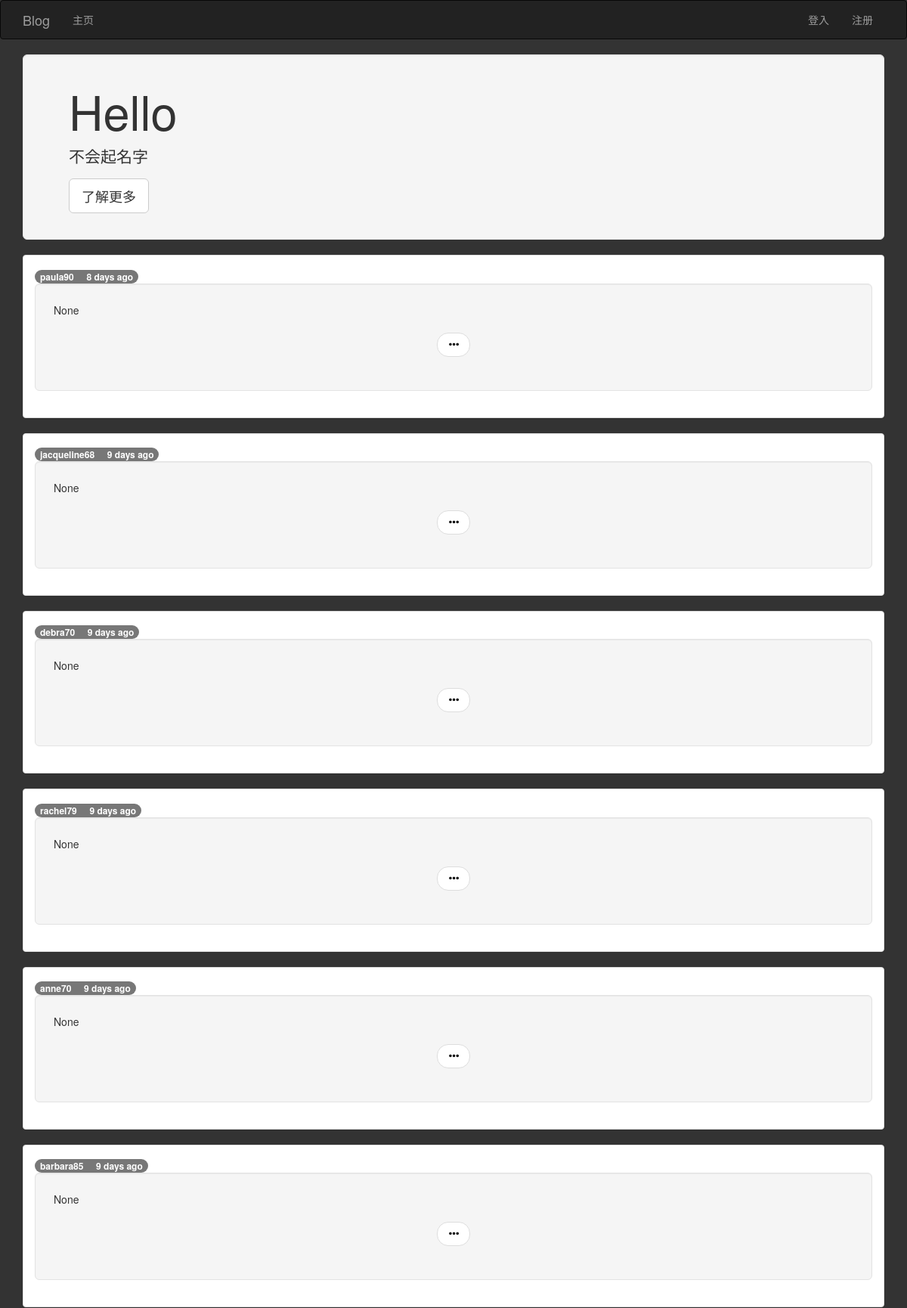
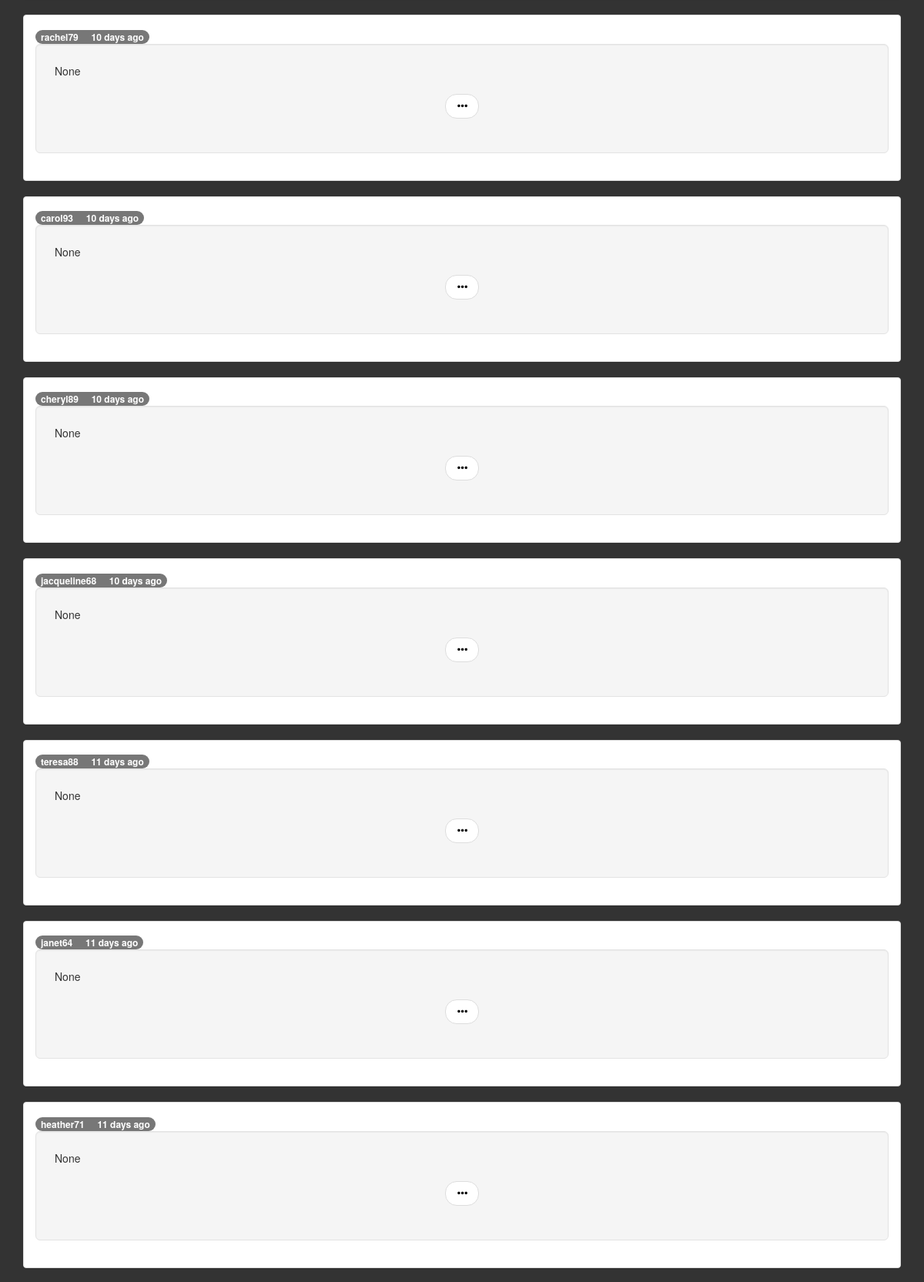
Screenshot of /?page=2 (upper part) with the database file from the repository (2 pictures, top to bottom).
### app/models.py (models this page shows, shortened)
class Post(db.Model):
	__tablename__ = 'posts'
	id = db.Column(db.Integer,primary_key=True)
	title = db.Column(db.String(64))
	subtitle = db.Column(db.String(64))
	body = db.Column(db.Text)
	body_html = db.Column(db.Text)
	body_browse = db.Column(db.Text)
	body_browse_html= db.Column(db.Text)
	timestamp = db.Column(db.DateTime,index=True,default=datetime.utcnow)
	author_id = db.Column(db.Integer,db.ForeignKey('users.id'))
	comments = db.relationship('Comment',backref='post',lazy='dynamic')

class User(UserMixin,db.Model):
	__tablename__ = 'users'
	email = db.Column(db.String(64),unique=True,index=True)
	id = db.Column(db.Integer,primary_key=True)
	username = db.Column(db.String(64),unique=True,index=True)
	role_id = db.Column(db.Integer,db.ForeignKey('roles.id'))
	password_hash = db.Column(db.String(128))
	name = db.Column(db.String(64))
	about_me = db.Column(db.Text())
	memeber_since = db.Column(db.DateTime(),default=datetime.utcnow)
	last_seen = db.Column(db.DateTime(),default=datetime.utcnow)
	posts = db.relationship('Post',backref='author',lazy='dynamic')
	comments = db.relationship('Comment',backref='author',lazy='dynamic')
	@property
	def password(self):
		raise AttributeError("password is not a readable attribute!")

### app/main/views.py (the view)
@main.route('/',methods=['GET','POST'])
def index():
	form = PostForm()
	if current_user.can(Permission.WRITE_ARTICLES) and \
	form.validate_on_submit():
		post = Post(
			body=form.body.data,
			author = current_user._get_current_object())
		db.session.add(post)
		return redirect(url_for('main.index'))
	page = request.args.get('page',1,type=int)
	pagination = Post.query.order_by(Post.timestamp.desc()).paginate(page,
		per_page=20,error_out=False)
	posts = pagination.items
	return render_template('index.html',form=form,posts=posts,pagination=pagination)
	return render_template('index.html')

### app/auth/views.py (called while the page is built)
@auth.before_app_request
def before_request():
	if current_user.is_authenticated:
		current_user.ping()

### app/main/__init__.py (called while the page is built)
@main.app_context_processor
def inject_permissions():
	return dict(Permission=Permission)

### app/models.py (called while the page is built)
	def can(self,permissions):
		return False

### app/templates/index.html (shortened to what this page needs)
{% extends "base.html" %}
{% import "bootstrap/wtf.html"as wtf %}
{%block head%}
{{super()}}
<link rel="stylesheet" type="text/css" href="{{url_for('static',filename='css/base.css')}}">
{%endblock%}
{% block page_content %}
<div class="jumbotron well">
	<h1>Hello</h1>
	<p>不会起名字</p>
	<p><a class="btn btn-default btn-lg" href="{{url_for('main.about')}}" role="button">了解更多</a></p>
</div>
{% include '_posts_browse.html'%}
{% endblock %}

### app/templates/_posts_browse.html
{%for post in posts %}
<div class="panel panel-default">
	<div class="panel-body">
		<a href="{{url_for('main.user',username=post.author.username)}}">
			<span class="badge">
				{{post.author.username}}&nbsp;&nbsp; &nbsp;&nbsp;{{moment(post.timestamp).fromNow()}}
			</span>
		</a>
		<div class="well well-lg">
			{%if post.body_browse_html%}
			{{post.body_browse_html | safe}}
			{%else%}
			{{post.body_browse}}
			{%endif%}
			<nav>
				<ul class="pager">
					<li>
						<a href="{{url_for('main.post',id=post.id)}}">
							<span class="glyphicon glyphicon-option-horizontal"></span>
						</a>
					</li>
				</ul>
			</nav>
		</div>
	</div>
</div>
{%endfor%}

### app/static/css/base.css (style rules this page uses)
body { background-color: #333; }
a { text-decoration:none; color: #000000; }

### rows the page displays
Post: author.username "paula90", timestamp "8 days ago", body_browse "None"
Post: author.username "jacqueline68", timestamp "9 days ago", body_browse "None"
Post: author.username "debra70", timestamp "9 days ago", body_browse "None"
Post: author.username "rachel79", timestamp "9 days ago", body_browse "None"
Post: author.username "anne70", timestamp "9 days ago", body_browse "None"
Post: author.username "barbara85", timestamp "9 days ago", body_browse "None"
Post: author.username "rachel79", timestamp "10 days ago", body_browse "None"
Post: author.username "carol93", timestamp "10 days ago", body_browse "None"
Post: author.username "cheryl89", timestamp "10 days ago", body_browse "None"
Post: author.username "jacqueline68", timestamp "10 days ago", body_browse "None"
Post: author.username "teresa88", timestamp "11 days ago", body_browse "None"
Post: author.username "janet64", timestamp "11 days ago", body_browse "None"
Post: author.username "heather71", timestamp "11 days ago", body_browse "None"
